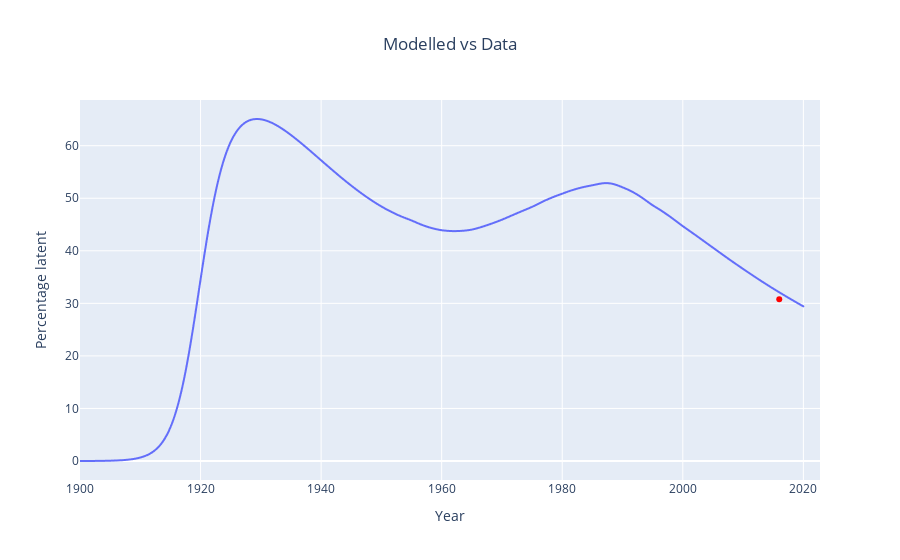

Here is the notebook cell this chart was saved with:
### Code cell
latent_1 = px.line(
    derived_df_0,
    x=derived_df_0.index,
    y="percentage_latent",
)
latent_2 = px.scatter(x= plots['percentage_latent']['times'], y = plots['percentage_latent']['values'])
latent_2.update_traces(marker=dict(color="red"))
latent_plot = go.Figure(
    data=latent_1.data + latent_2.data,
)
latent_plot.update_layout(
    title="Modelled vs Data", title_x=0.5, xaxis_title="Year", yaxis_title="Percentage latent"
)
latent_plot.show()

### Figure 1 — Plotly figure (JSON) as saved in the notebook; plotly's stock layout.template omitted (floating-point values rounded to 4 significant figures; data arrays with more than 128 entries replaced by an {"elided": "..."} marker saying what was removed)
{"data": [{"hovertemplate": "index=%{x}<br>percentage_latent=%{y}<extra></extra>", "legendgroup": "", "line": {"color": "#636efa", "dash": "solid"}, "marker": {"symbol": "circle"}, "mode": "lines", "name": "", "showlegend": false, "type": "scattergl", "x": {"elided": "1201 float values"}, "xaxis": "x", "y": {"elided": "1201 float values"}, "yaxis": "y"}, {"hovertemplate": "x=%{x}<br>y=%{y}<extra></extra>", "legendgroup": "", "marker": {"color": "red", "symbol": "circle"}, "mode": "markers", "name": "", "orientation": "v", "showlegend": false, "type": "scatter", "x": [2016], "xaxis": "x", "y": [30.8], "yaxis": "y"}], "layout": {"title": {"text": "Modelled vs Data", "x": 0.5}, "xaxis": {"title": {"text": "Year"}}, "yaxis": {"title": {"text": "Percentage latent"}}}}
